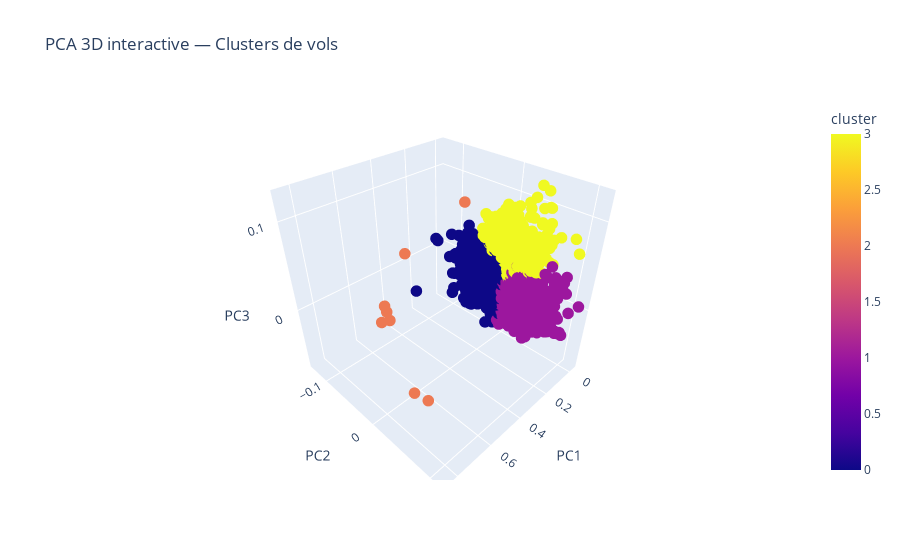

This figure's notebook cell:
### Markdown cell above
### PCA

### Code cell
# Si besoin (une fois) :
# uv pip install plotly

import numpy as np
import pandas as pd
from sklearn.decomposition import PCA
import plotly.express as px

# PCA 3D
pca = PCA(n_components=3, random_state=42)
X_pca3 = pca.fit_transform(X_text)

# F_SESSION (pour hover)
if "sequences" in globals():
    flight_ids = sequences.index.values
# elif "flight_ids" in globals():
#     flight_ids = np.array(flight_ids)
# else:
#     flight_ids = np.arange(len(labels))

plot_df = pd.DataFrame({
    "PC1": X_pca3[:, 0],
    "PC2": X_pca3[:, 1],
    "PC3": X_pca3[:, 2],
    "cluster": labels.astype(int),
    "F_SESSION": flight_ids,
})

# join meta si dispo (tmp = df_clusters.merge(df_meta, on="F_SESSION"))
if "tmp" in globals() and "F_SESSION" in tmp.columns:
    plot_df["F_SESSION"] = pd.to_numeric(plot_df["F_SESSION"], errors="coerce")
    meta = tmp.drop_duplicates("F_SESSION").copy()
    meta["F_SESSION"] = pd.to_numeric(meta["F_SESSION"], errors="coerce")
    meta = meta.drop(columns=["cluster"], errors="ignore")
    plot_df = plot_df.merge(meta, on="F_SESSION", how="left")

plot_df["F_SESSION_str"] = plot_df["F_SESSION"].astype(str)

hover_cols = [c for c in ["F_SESSION_str", "total_duration_sec", "k_operator", "k_aircraft", "k_mission"] if c in plot_df.columns]

fig = px.scatter_3d(
    plot_df,
    x="PC1", y="PC2", z="PC3",
    color="cluster",
    hover_data=hover_cols,
    title="PCA 3D interactive — Clusters de vols"
)

fig.update_traces(marker=dict(size=4))
fig.show()

### Figure 1 — Plotly figure (JSON) as saved in the notebook; plotly's stock layout.template omitted (floating-point values rounded to 4 significant figures; data arrays with more than 128 entries replaced by an {"elided": "..."} marker saying what was removed)
{"data": [{"customdata": {"elided": "1845x5 mixed values"}, "hovertemplate": "PC1=%{x}<br>PC2=%{y}<br>PC3=%{z}<br>F_SESSION_str=%{customdata[0]}<br>total_duration_sec=%{customdata[1]}<br>k_operator=%{customdata[2]}<br>k_aircraft=%{customdata[3]}<br>k_mission=%{customdata[4]}<br>cluster=%{marker.color}<extra></extra>", "legendgroup": "", "marker": {"color": {"elided": "1845 int values"}, "coloraxis": "coloraxis", "size": 4, "symbol": "circle"}, "mode": "markers", "name": "", "scene": "scene", "showlegend": false, "type": "scatter3d", "x": {"elided": "1845 float values"}, "y": {"elided": "1845 float values"}, "z": {"elided": "1845 float values"}}], "layout": {"coloraxis": {"colorbar": {"title": {"text": "cluster"}}, "colorscale": [[0, "#0d0887"], [0.1111, "#46039f"], [0.2222, "#7201a8"], [0.3333, "#9c179e"], [0.4444, "#bd3786"], [0.5556, "#d8576b"], [0.6667, "#ed7953"], [0.7778, "#fb9f3a"], [0.8889, "#fdca26"], [1, "#f0f921"]]}, "legend": {"tracegroupgap": 0}, "scene": {"domain": {"x": [0, 1], "y": [0, 1]}, "xaxis": {"title": {"text": "PC1"}}, "yaxis": {"title": {"text": "PC2"}}, "zaxis": {"title": {"text": "PC3"}}}, "title": {"text": "PCA 3D interactive — Clusters de vols"}}}
